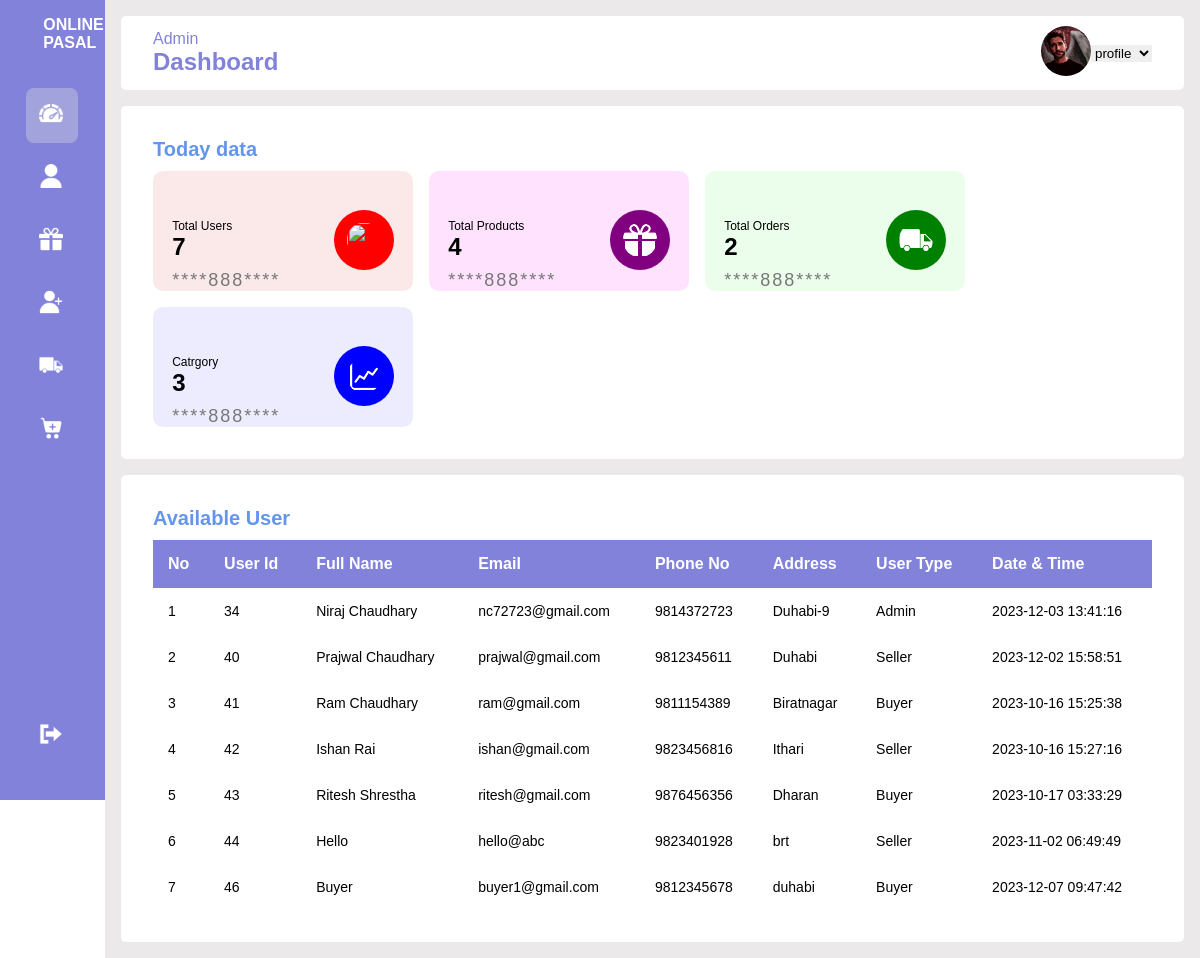
/admin/dashboard.php (signed in), run on the app's committed database.
### tables this page shows
CREATE TABLE `signup` (
  `user_id` int(11) NOT NULL,
  `fname` varchar(255) NOT NULL,
  `email` varchar(255) NOT NULL,
  `phone` bigint(15) NOT NULL,
  `address` varchar(255) NOT NULL,
  `password` varchar(255) NOT NULL,
  `user_image` varchar(50) NOT NULL,
  `user_type` varchar(255) NOT NULL DEFAULT 'user_type',
  `dt` timestamp NOT NULL DEFAULT current_timestamp() ON UPDATE current_timestamp()
);

### admin/dashboard.php (the view, shortened to what this page needs)
<?php
include '../config.php';
?>
<!DOCTYPE html>
<html lang="en">
<head>
    <link rel="stylesheet" href="style.css">
     <link rel="stylesheet" href=" https://cdnjs.cloudflare.com/ajax/libs/akar-icons-fonts/1.1.20/css/akar-icons.css">
</head>
<body>
    <div class="sidebar">
        <div class="logo"><h4>ONLINE PASAL</h4></div>
        <ul class="menu">
           <li class="active">
            <a href="dashboard.php">
                <i><img src="../img/dashboard.png" class="side-icon"></i>
            </a>
           </li>
           <li>
            <a href="profile.php">
                <i><img src="../img/profile.png" class="side-icon"></i>
            </a>
           </li>
           <li>
            <a href="productstable.php">
            <i><img src="../img/product.png" class="side-icon"></i>
            </a>
           </li>
           <li>
            <a href="userstable.php">
            <i><img src="../img/add-user.png" class="side-icon"></i>
            </a>
           </li>
           <li>
            <a href="order_table.php">
            <i><img src="../img/order.png" class="side-icon"></i>
            </a>
           </li>
           <li>
            <a href="categorytable.php">
            <i><img src="../img/add-category.png" class="side-icon"></i>
            </a>
           </li>
           <li class="logout">
            <?php
               if(isset($_SESSION['user_type'])){
             echo'<a href="logout.php" onclick="return confirm(\'You Are Sure You Want To Logout?\');">
             <i><img src="../img/log-out.png" class="side-icon"></i>
                <span>Logout</span>
            </a>';
               }
            ?>
           </li>
        </ul>
    </div>
    <div class="main-content">
        <?php include "header.php" ?>
        <div class="card-container">
        <h3 class="main-title">Today data</h3>
        <div class="card-wrapper">
            <div class="payment-card light-red">
                <div class="card-header">
                    <div class="amount">
                        <span class="title">Total Users</span>
                        <span class="amount-value">
                        <?php
                            $select_users=mysqli_query($conn,"select * from `signup`")or die('query failed');
                            $row_count=mysqli_num_rows($select_users);
                            echo $row_count ;
                        ?>
                        </span>
                    </div>
                    <img src="../img/users.png" class="icon">
                </div>
                <span class="card-detail">****888****</span>
            </div>
            <div class="payment-card light-purple">
                <div class="card-header">
                    <div class="amount">
                        <span class="title">Total Products</span>
                        <span class="amount-value">
                        <?php
                            $select_products=mysqli_query($conn,"select * from `products`")or die('query failed');
                            $row_count=mysqli_num_rows($select_products);
                            echo $row_count ;
                        ?>
                        </span>
                    </div>
                    <img src="../img/product.png" class="icon dark-purple">
                </div>
                <span class="card-detail">****888****</span>
            </div>
            <div class="payment-card light-green">
                <div class="card-header">
                    <div class="amount">
                        <span class="title">Total Orders</span>
                        <span class="amount-value">
                        <?php
                            $select_orders=mysqli_query($conn,"select * from `orders`")or die('query failed');
                            $row_count=mysqli_num_rows($select_orders);
                            echo $row_count ;
                        ?>
                        </span>
                    </div>
                    <img src="../img/order.png" class="icon dark-green">
                </div>
                <span class="card-detail">****888****</span>
            </div>
            <div class="payment-card light-blue">
                <div class="card-header">
                    <div class="amount">
                        <span class="title">Catrgory</span>
                        <span class="amount-value">
                        <?php
                            $select_category=mysqli_query($conn,"select * from `category`")or die('query failed');
                            $row_count=mysqli_num_rows($select_category);
                            echo $row_count ;
                        ?>
                        </span>
                    </div>
                    <img src="../img/category.png" class="icon dark-blue">
                </div>
                <span class="card-detail">****888****</span>
            </div>
        </div>
    </div>
    <div class="tabular-wrapper">
        <h3 class="main-title">Available User</h3>
        <div class="table-container">
        <?php
          $i = 1;
          $rows = mysqli_query($conn, "SELECT *FROM signup");
          if(mysqli_num_rows($rows)>0){
           echo' <table>
                <thead>
                    <tr>
                        <th>No</th>
                        <th>User Id</th>
                        <th>Full Name</th>
                        <th>Email</th>
                        <th>Phone No</th>
                        <th>Address</th>
                        <th>User Type</th>
                        <th>Date & Time</th>
                    </tr>
                </thead>';
                ?>
                <?php foreach($rows as $row) : ?>
        <tr>
            <td><?php echo $i++; ?></td>
            <td><?php echo $row["user_id"]; ?></td>
            <td><?php echo $row["fname"]; ?></td>
            <td><?php echo $row["email"]; ?></td>
            <td><?php echo $row["phone"]; ?></td>
            <td><?php echo $row["address"]; ?></td>
            <td><?php echo $row["user_type"]; ?></td>
            <td><?php echo $row["dt"]; ?></td>
        </tr>
          <?php
          endforeach;
        }
          else{
            echo"<div class='empty_text'>No User Available</div>";
          }
          ?>
            </table>
        </div>
    </div>
    </div>
</body>
</html>

### admin/header.php (shortened to what this page needs)
<?php
include "../config.php";
$user_id=$_SESSION["user_id"];
$select_user=mysqli_query($conn,"Select * from `signup` WHERE user_id='$user_id'");
mysqli_num_rows($select_user);
$fetch_user=mysqli_fetch_assoc($select_user);
?>
<div class="header-wrapper">
            <div class="header-title">
                <span>Admin</span>
                <h2>Dashboard</h2>
            </div>
            <div class="user-info">
                <a href="profile.php"><img src="../img/user_image/<?php echo $fetch_user['user_image']?>" alt=""></a>
            <select onchange="location = this.value;">
                <option value="./profile.php">profile</option>
            </select>
            </div>
        </div>

### admin/style.css (style rules this page uses)
* { margin: 0; padding: 0; border: none; outline: none; box-sizing: border-box; font-family: "Poppins",sans-serif; }
body { display: flex; }
.sidebar { position: sticky; top: 0; left: 0; bottom: 0; width: 110px; height: 100vh; padding: 0 1.7rem; color: white; overflow: hidden; transition: all 0.5s linear; background: rgb(130, 130, 219); }
.logo { height: 80px; padding: 16px; }
.menu { height: 88%; position: relative; list-style: none; padding: 0; }
.menu li { transition: all 0.5s ease-in-out; margin: 8px 0; border-radius: 8px; margin-left: -1px; }
.menu li:hover, .active { background: #e0e0e058; }
.menu a { color: white; font-size: 14px; text-decoration: none; display: flex; align-items: center; gap: .5rem; }
.menu a i { font-size: 1.2rem; }
.logout { position: absolute; bottom: 20px; left: 0; width: 100%; }
.side-icon { padding: .8rem; height: 50px; width: 50px; }
.main-content { position: relative; background: #ebe9e9; width: 100%; padding: 1rem; }
.header-wrapper img { width: 50px; height: 50px; cursor: pointer; border-radius: 50%; }
.header-wrapper { display: flex; justify-content: space-between; align-items: center; flex-wrap: wrap; background: white; border-radius: 5px; padding: 10px 2rem; margin-bottom: 1rem; }
.header-title { color: rgb(130, 130, 219); }
.user-info { display: flex; align-items: center; }
.card-container { background: white; padding: 2rem; border-radius: 5px; }
.card-wrapper { display: flex; flex-wrap: wrap; gap: 1rem; }
.main-title { color: cornflowerblue; padding-bottom: 10px; font-size: 20px; }
.payment-card { background: rgb(299, 223, 223); border-radius: 10px; padding: 1.2rem; width: 260px; height: 120px; display: flex; flex-direction: column; justify-content: space-between; transition: all 0.5s ease-in-out; }
.card-header { display: flex; justify-content: space-between; align-items: center; margin-top: 20px; }
.amount { display: flex; flex-direction: column; }
.title { font-size: 12px; font-weight: 200; }
.amount-value { font-size: 24px; font-weight: 600; }
.icon { padding: .8rem; height: 60px; width: 60px; text-align: center; border-radius: 50%; background: red; }
.card-detail { font-size: 18px; color: #777; letter-spacing: 2px; }
.light-red { background: rgb(251, 233, 233); }
.light-purple { background: rgb(254, 226, 254); }
.light-green { background: rgb(235, 254, 235); }
.light-blue { background: rgb(236, 236, 254); }
.dark-purple { background: purple; }
.dark-green { background: green; }
.dark-blue { background: blue; }
.tabular-wrapper { background: white; margin-top: 1rem; border-radius: 5px; padding: 2rem; }
.table-container { width: 100%; }
table { width: 100%; border-collapse: collapse; }
thead { background: rgb(130, 130, 219); color: white; }
th { padding: 15px; text-align: left; }
td { padding: 15px; font-size: 14px; color: black; }

### data on the page
signup: user_image (picture), user_id "34", fname "Niraj Chaudhary", email "nc72723@gmail.com", phone "9814372723", address "Duhabi-9", user_type "Admin", dt "2023-12-03 13:41:16"
signup: user_id "40", fname "Prajwal Chaudhary", email "prajwal@gmail.com", phone "9812345611", address "Duhabi", user_type "Seller", dt "2023-12-02 15:58:51"
signup: user_id "41", fname "Ram Chaudhary", email "ram@gmail.com", phone "9811154389", address "Biratnagar", user_type "Buyer", dt "2023-10-16 15:25:38"
signup: user_id "42", fname "Ishan Rai", email "ishan@gmail.com", phone "9823456816", address "Ithari", user_type "Seller", dt "2023-10-16 15:27:16"
signup: user_id "43", fname "Ritesh Shrestha", email "ritesh@gmail.com", phone "9876456356", address "Dharan", user_type "Buyer", dt "2023-10-17 03:33:29"
signup: user_id "44", fname "Hello", email "hello@abc", phone "9823401928", address "brt", user_type "Seller", dt "2023-11-02 06:49:49"
signup: user_id "46", fname "Buyer", email "buyer1@gmail.com", phone "9812345678", address "duhabi", user_type "Buyer", dt "2023-12-07 09:47:42"

### other printed values
$row_count "7"
$row_count "4"
$row_count "2"
$row_count "3"
